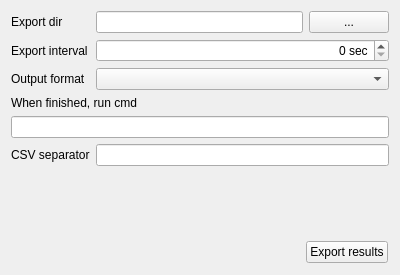
<?xml version="1.0" encoding="UTF-8"?>
<ui version="4.0">
 <class>Runs::services::ResultsExporterWidget</class>
 <widget class="QWidget" name="Runs::services::ResultsExporterWidget">
  <property name="geometry">
   <rect>
    <x>0</x>
    <y>0</y>
    <width>400</width>
    <height>275</height>
   </rect>
  </property>
  <property name="windowTitle">
   <string>Results Exporter</string>
  </property>
  <layout class="QGridLayout" name="gridLayout">
   <item row="4" column="0" colspan="2">
    <widget class="QLineEdit" name="edWhenFinishedRunCmd"/>
   </item>
   <item row="6" column="0">
    <spacer name="verticalSpacer">
     <property name="orientation">
      <enum>Qt::Vertical</enum>
     </property>
     <property name="sizeHint" stdset="0">
      <size>
       <width>20</width>
       <height>40</height>
      </size>
     </property>
    </spacer>
   </item>
   <item row="7" column="0" colspan="2">
    <widget class="QFrame" name="frame">
     <property name="frameShape">
      <enum>QFrame::NoFrame</enum>
     </property>
     <property name="frameShadow">
      <enum>QFrame::Raised</enum>
     </property>
     <layout class="QHBoxLayout" name="horizontalLayout_3">
      <property name="spacing">
       <number>5</number>
      </property>
      <property name="leftMargin">
       <number>1</number>
      </property>
      <property name="topMargin">
       <number>1</number>
      </property>
      <property name="rightMargin">
       <number>1</number>
      </property>
      <property name="bottomMargin">
       <number>1</number>
      </property>
      <item>
       <spacer name="horizontalSpacer_2">
        <property name="orientation">
         <enum>Qt::Horizontal</enum>
        </property>
        <property name="sizeHint" stdset="0">
         <size>
          <width>40</width>
          <height>20</height>
         </size>
        </property>
       </spacer>
      </item>
      <item>
       <widget class="QPushButton" name="btExportResults">
        <property name="text">
         <string>Export results</string>
        </property>
       </widget>
      </item>
     </layout>
    </widget>
   </item>
   <item row="1" column="1">
    <widget class="QSpinBox" name="edExportInterval">
     <property name="alignment">
      <set>Qt::AlignRight|Qt::AlignTrailing|Qt::AlignVCenter</set>
     </property>
     <property name="suffix">
      <string> sec</string>
     </property>
     <property name="maximum">
      <number>600</number>
     </property>
     <property name="singleStep">
      <number>15</number>
     </property>
    </widget>
   </item>
   <item row="1" column="0">
    <widget class="QLabel" name="label_2">
     <property name="text">
      <string>Export interval</string>
     </property>
    </widget>
   </item>
   <item row="0" column="1">
    <layout class="QHBoxLayout" name="horizontalLayout">
     <item>
      <widget class="QLineEdit" name="edExportDir"/>
     </item>
     <item>
      <widget class="QPushButton" name="btChooseExportDir">
       <property name="text">
        <string>...</string>
       </property>
      </widget>
     </item>
    </layout>
   </item>
   <item row="0" column="0">
    <widget class="QLabel" name="label">
     <property name="text">
      <string>Export dir</string>
     </property>
    </widget>
   </item>
   <item row="2" column="1">
    <widget class="QComboBox" name="lstOutputFormat"/>
   </item>
   <item row="3" column="0" colspan="2">
    <widget class="QLabel" name="label_3">
     <property name="text">
      <string>When finished, run cmd</string>
     </property>
    </widget>
   </item>
   <item row="2" column="0">
    <widget class="QLabel" name="label_4">
     <property name="text">
      <string>Output format</string>
     </property>
    </widget>
   </item>
   <item row="5" column="0">
    <widget class="QLabel" name="label_5">
     <property name="text">
      <string>CSV separator</string>
     </property>
    </widget>
   </item>
   <item row="5" column="1">
    <widget class="QLineEdit" name="edCsvSeparator"/>
   </item>
  </layout>
 </widget>
 <tabstops>
  <tabstop>edExportDir</tabstop>
  <tabstop>btChooseExportDir</tabstop>
  <tabstop>edExportInterval</tabstop>
  <tabstop>lstOutputFormat</tabstop>
  <tabstop>edWhenFinishedRunCmd</tabstop>
  <tabstop>edCsvSeparator</tabstop>
  <tabstop>btExportResults</tabstop>
 </tabstops>
 <resources/>
 <connections/>
</ui>
